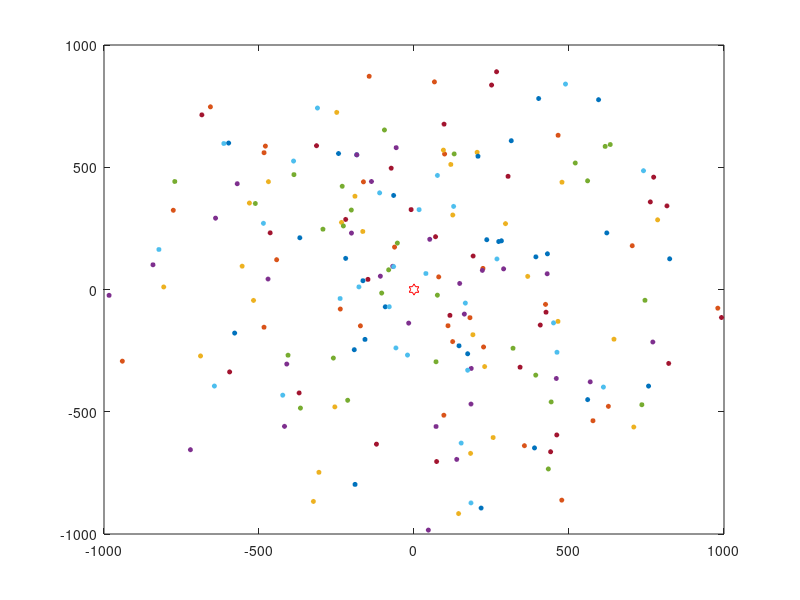

MATLAB code for this plot:
%To generate the information of devices
%1. de_i: the degree 
%2 x_i: the coordinate
%3. y_i: the coordinate
%4. d_i: the distance to center
%5.a_i: the signal parameter, random in [1,d_i]
%6. s_i: signal strength =a_i/d_i^2
%----------------------------------------

%The geo area 1000x1000
R=1000;
n=200;
infoMatrix=zeros(6,n);



%step1: generate coordinates
infoMatrix(1,:)=2*pi*rand(1,n);
infoMatrix(4,:)=R/15+14*R/15*rand(1,n);
infoMatrix(2,:)=infoMatrix(4,:).*cos(infoMatrix(1,:));
infoMatrix(3,:)=infoMatrix(4,:).*sin(infoMatrix(1,:));

plot(0,0,'-hr','MarkerSize',8)
hold on
for i=1:n
plot(infoMatrix(2,i),infoMatrix(3,i),'o','MarkerSize',3,'MarkerFaceColor','auto')
hold on
end
